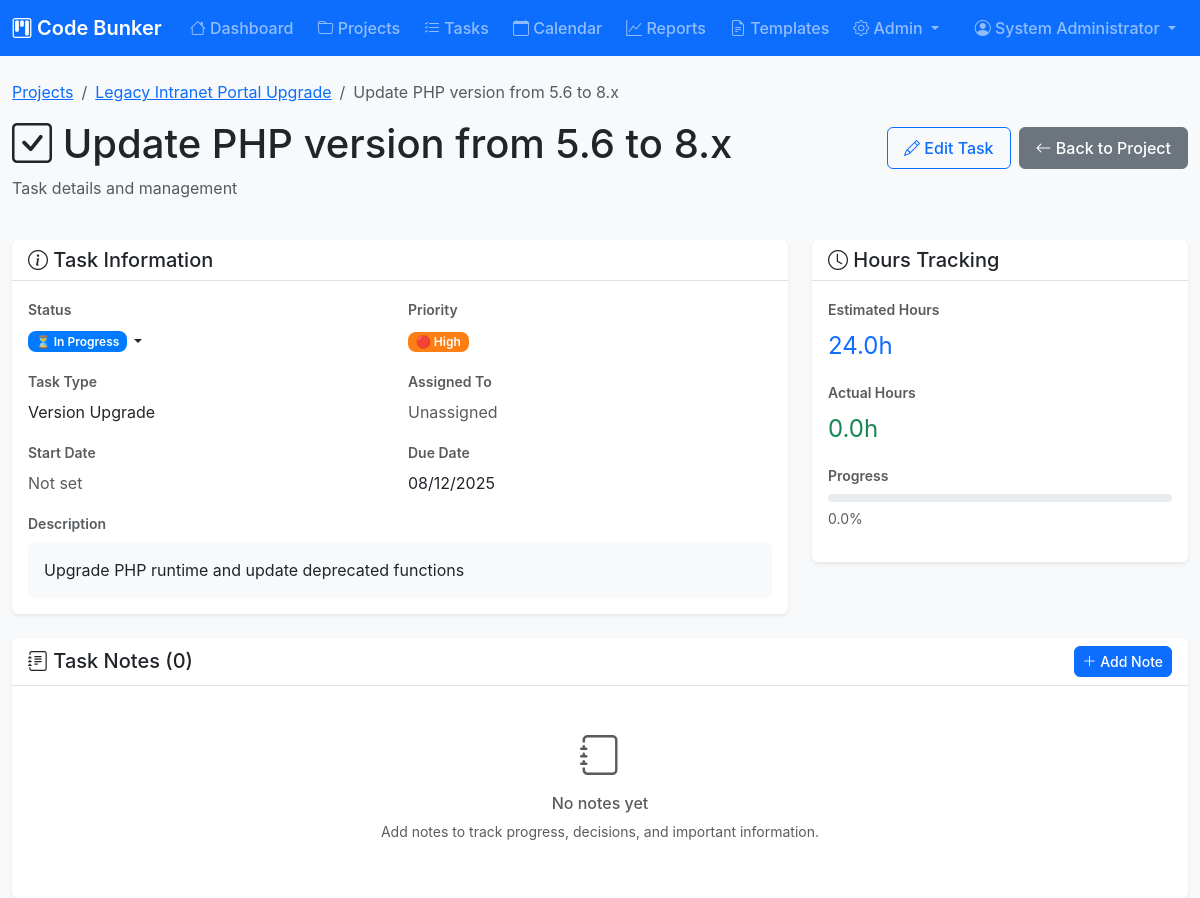
/pages/task_view.php?id=1 (signed in), run on the app's committed database.
### tables this page shows
CREATE TABLE projects (
    id INT AUTO_INCREMENT PRIMARY KEY,
    name VARCHAR(255) NOT NULL,
    description TEXT,
    category VARCHAR(100) DEFAULT 'Development Project',
    priority ENUM('critical', 'high', 'medium', 'low') DEFAULT 'medium',
    status ENUM('planning', 'in_progress', 'testing', 'completed', 'on_hold') DEFAULT 'planning',
    current_version VARCHAR(50),
    target_version VARCHAR(50),
    start_date DATE,
    due_date DATE,
    completion_date DATE NULL,
    estimated_hours DECIMAL(6,2) DEFAULT 0,
    actual_hours DECIMAL(6,2) DEFAULT 0,
    budget DECIMAL(10,2),
    created_by INT NOT NULL,
    assigned_to INT,
    created_at TIMESTAMP DEFAULT CURRENT_TIMESTAMP,
    updated_at TIMESTAMP DEFAULT CURRENT_TIMESTAMP ON UPDATE CURRENT_TIMESTAMP,
    FOREIGN KEY (created_by) REFERENCES users(id) ON DELETE RESTRICT,
    FOREIGN KEY (assigned_to) REFERENCES users(id) ON DELETE SET NULL,
    INDEX idx_status (status),
    INDEX idx_priority (priority),
    INDEX idx_due_date (due_date),
    INDEX idx_category (category)
);

CREATE TABLE tasks (
    id INT AUTO_INCREMENT PRIMARY KEY,
    project_id INT NOT NULL,
    phase_id INT,
    title VARCHAR(255) NOT NULL,
    description TEXT,
    task_type VARCHAR(100) DEFAULT 'General',
    priority ENUM('critical', 'high', 'medium', 'low') DEFAULT 'medium',
    status ENUM('pending', 'in_progress', 'completed', 'blocked', 'cancelled') DEFAULT 'pending',
    assigned_to INT,
    depends_on_task_id INT NULL,
    estimated_hours DECIMAL(5,2) DEFAULT 0,
    actual_hours DECIMAL(5,2) DEFAULT 0,
    start_date DATE,
    due_date DATE,
    completed_at TIMESTAMP NULL,
    created_at TIMESTAMP DEFAULT CURRENT_TIMESTAMP,
    updated_at TIMESTAMP DEFAULT CURRENT_TIMESTAMP ON UPDATE CURRENT_TIMESTAMP,
    FOREIGN KEY (project_id) REFERENCES projects(id) ON DELETE CASCADE,
    FOREIGN KEY (phase_id) REFERENCES project_phases(id) ON DELETE CASCADE,
    FOREIGN KEY (assigned_to) REFERENCES users(id) ON DELETE SET NULL,
    FOREIGN KEY (depends_on_task_id) REFERENCES tasks(id) ON DELETE SET NULL,
    INDEX idx_project_id (project_id),
    INDEX idx_phase_id (phase_id),
    INDEX idx_status (status),
    INDEX idx_assigned_to (assigned_to),
    INDEX idx_due_date (due_date)
);

### includes/functions.php (called while the page is built, shortened)
<?php
require_once dirname(__FILE__) . '/../config/config.php';
function getProject($projectId) {
    $query = "SELECT p.*,
              CONCAT(u1.first_name, ' ', u1.last_name) as created_by_name,
              CONCAT(u2.first_name, ' ', u2.last_name) as assigned_to_name
              FROM projects p
              LEFT JOIN users u1 ON p.created_by = u1.id
              LEFT JOIN users u2 ON p.assigned_to = u2.id
              WHERE p.id = ?";
    return executeQuerySingle($query, [$projectId]);
}
function getTask($taskId) {
    $query = "SELECT t.*, p.name as project_name,
              CONCAT(u.first_name, ' ', u.last_name) as assigned_to_name
              FROM tasks t
              JOIN projects p ON t.project_id = p.id
              LEFT JOIN users u ON t.assigned_to = u.id
              WHERE t.id = ?";
    return executeQuerySingle($query, [$taskId]);
}
function getNotes($projectId, $taskId = null) {
    $query = "SELECT n.*, CONCAT(u.first_name, ' ', u.last_name) as user_name,
              u.username
              FROM notes n
              JOIN users u ON n.user_id = u.id
              WHERE n.project_id = ?";
    $params = [$projectId];
    if ($taskId) {
        $query .= " AND n.task_id = ?";
        $params[] = $taskId;
    } else {
        $query .= " AND n.task_id IS NULL";
    }
    $query .= " ORDER BY n.created_at DESC";
    return executeQuery($query, $params) ?: [];
}
?>

### config/database.php (called while the page is built, shortened)
<?php
class Database {
    private $host = 'localhost';
    private $db_name = 'web_app_tracker';
    private $username = 'root';
    private $password = '';
    private $charset = 'utf8mb4';
    private $port = 3306;
    public $conn;
    public function getConnection() {
        $this->conn = null;
        try {
            $dsn = "mysql:host=" . $this->host .
                   ";port=" . $this->port .
                   ";dbname=" . $this->db_name .
                   ";charset=" . $this->charset;
            $options = [
                PDO::ATTR_ERRMODE => PDO::ERRMODE_EXCEPTION,
                PDO::ATTR_DEFAULT_FETCH_MODE => PDO::FETCH_ASSOC,
                PDO::ATTR_EMULATE_PREPARES => false,
                PDO::MYSQL_ATTR_INIT_COMMAND => "SET NAMES utf8mb4"
            ];
            $this->conn = new PDO($dsn, $this->username, $this->password, $options);
        } catch(PDOException $e) {
            error_log("Database Connection Error: " . $e->getMessage());
            if (defined('DEBUG_MODE') && DEBUG_MODE) {
                echo "Connection Error: " . $e->getMessage();
            } else {
                echo "Database connection failed. Please try again later.";
            }
        }
        return $this->conn;
    }
    public function executeQuery($query, $params = []) {
        try {
            $stmt = $this->conn->prepare($query);
            $stmt->execute($params);
            return $stmt;
        } catch(PDOException $e) {
            error_log("Query Execution Error: " . $e->getMessage());
            return false;
        }
    }
}
function getDatabase() {
    static $database = null;
    if ($database === null) {
        $database = new Database();
    }
    return $database;
}
function executeQuery($query, $params = []) {
    $database = getDatabase();
    $stmt = $database->executeQuery($query, $params);
    if ($stmt !== false) {
        return $stmt->fetchAll(PDO::FETCH_ASSOC);
    }
    return false;
}
function executeQuerySingle($query, $params = []) {
    $database = getDatabase();
    $stmt = $database->executeQuery($query, $params);
    if ($stmt !== false) {
        return $stmt->fetch(PDO::FETCH_ASSOC);
    }
    return false;
}
?>

### pages/task_view.php (the view, shortened to what this page needs)
<?php
require_once dirname(__FILE__) . '/../includes/header.php';
$taskId = intval($_GET['id'] ?? 0);
$task = getTask($taskId);
$project = getProject($task['project_id']);
$notes = getNotes($task['project_id'], $taskId);
?>
<div class="d-flex justify-content-between align-items-center mb-4">
    <div>
        <nav aria-label="breadcrumb">
            <ol class="breadcrumb">
                <li class="breadcrumb-item"><a href="projects.php">Projects</a></li>
                <li class="breadcrumb-item"><a href="project_view.php?id=<?= $task['project_id'] ?>"><?= htmlspecialchars($project['name']) ?></a></li>
                <li class="breadcrumb-item active"><?= htmlspecialchars($task['title']) ?></li>
            </ol>
        </nav>
        <h1><i class="bi bi-check-square"></i> <?= htmlspecialchars($task['title']) ?></h1>
        <p class="text-muted">Task details and management</p>
    </div>
    <div class="d-flex gap-2">
        <button type="button" class="btn btn-outline-primary" data-bs-toggle="modal" data-bs-target="#editTaskModal">
            <i class="bi bi-pencil"></i> Edit Task
        </button>
        <a href="project_view.php?id=<?= $task['project_id'] ?>" class="btn btn-secondary">
            <i class="bi bi-arrow-left"></i> Back to Project
        </a>
    </div>
</div>
<div class="row g-4 mb-4">
    <div class="col-md-8">
        <div class="card">
            <div class="card-header">
                <h5 class="mb-0"><i class="bi bi-info-circle"></i> Task Information</h5>
            </div>
            <div class="card-body">
                <div class="row g-3">
                    <div class="col-md-6">
                        <label class="form-label text-muted small">Status</label>
                        <div>
                            <button type="button" class="btn btn-sm dropdown-toggle border-0 p-0"
                                    data-bs-toggle="dropdown"
                                    data-bs-container="body"
                                    data-bs-boundary="clippingParents"
                                    data-bs-placement="bottom-start"
                                    style="background: none;">
                                <?= getStatusBadge($task['status'], 'task') ?>
                            </button>
                        </div>
                    </div>
                    <div class="col-md-6">
                        <label class="form-label text-muted small">Priority</label>
                        <div><?= getPriorityBadge($task['priority']) ?></div>
                    </div>
                    <div class="col-md-6">
                        <label class="form-label text-muted small">Task Type</label>
                        <div><?= htmlspecialchars($task['task_type']) ?></div>
                    </div>
                    <div class="col-md-6">
                        <label class="form-label text-muted small">Assigned To</label>
                        <div><?= $task['assigned_to_name'] ?: '<span class="text-muted">Unassigned</span>' ?></div>
                    </div>
                    <div class="col-md-6">
                        <label class="form-label text-muted small">Start Date</label>
                        <div><?= $task['start_date'] ? formatDate($task['start_date']) : '<span class="text-muted">Not set</span>' ?></div>
                    </div>
                    <div class="col-md-6">
                        <label class="form-label text-muted small">Due Date</label>
                        <div>
                            <?php if ($task['due_date']): ?>
                                <?= formatDate($task['due_date']) ?>
                            <?php else: ?>
                                <span class="text-muted">Not set</span>
                            <?php endif; ?>
                        </div>
                    </div>
                    <div class="col-12">
                        <label class="form-label text-muted small">Description</label>
                        <div class="p-3 bg-light rounded">
                            <?= $task['description'] ? nl2br(htmlspecialchars($task['description'])) : '<em class="text-muted">No description provided</em>' ?>
                        </div>
                    </div>
                </div>
            </div>
        </div>
    </div>
    <div class="col-md-4">
        <div class="card">
            <div class="card-header">
                <h5 class="mb-0"><i class="bi bi-clock"></i> Hours Tracking</h5>
            </div>
            <div class="card-body">
                <div class="mb-3">
                    <label class="form-label text-muted small">Estimated Hours</label>
                    <div class="fs-4 text-primary"><?= number_format($task['estimated_hours'], 1) ?>h</div>
                </div>
                <div class="mb-3">
                    <label class="form-label text-muted small">Actual Hours</label>
                    <div class="fs-4 <?= floatval($task['actual_hours']) > floatval($task['estimated_hours']) && floatval($task['estimated_hours']) > 0 ? 'text-danger' : 'text-success' ?>">
                        <?= number_format($task['actual_hours'], 1) ?>h
                    </div>
                </div>
                <?php if (floatval($task['estimated_hours']) > 0): ?>
                <div class="mb-3">
                    <label class="form-label text-muted small">Progress</label>
                    <?php
                    $hoursProgress = min(100, (floatval($task['actual_hours']) / floatval($task['estimated_hours'])) * 100);
                    $isOverBudget = floatval($task['actual_hours']) > floatval($task['estimated_hours']);
                    ?>
                    <div class="progress mb-1" style="height: 8px;">
                    </div>
                    <small class="<?= $isOverBudget ? 'text-danger' : 'text-muted' ?>">
                        <?= number_format($hoursProgress, 1) ?>%
                    </small>
                </div>
                <?php endif; ?>
            </div>
        </div>
    </div>
</div>
<div class="card">
    <div class="card-header d-flex justify-content-between align-items-center">
        <h5 class="mb-0"><i class="bi bi-journal-text"></i> Task Notes (<?= count($notes) ?>)</h5>
        <button type="button" class="btn btn-sm btn-primary" data-bs-toggle="modal" data-bs-target="#noteModal">
            <i class="bi bi-plus-lg"></i> Add Note
        </button>
    </div>
    <div class="card-body">
        <?php if (empty($notes)): ?>
        <div class="text-center py-4">
            <i class="bi bi-journal fs-1 text-muted"></i>
            <h6 class="text-muted mt-2">No notes yet</h6>
            <p class="text-muted small">Add notes to track progress, decisions, and important information.</p>
        </div>
        <?php endif; ?>
    </div>
</div>
<?php require_once dirname(__FILE__) . '/../includes/footer.php'; ?>

### config/config.php (shortened to what this page needs)
<?php
function formatDate($date, $format = DISPLAY_DATE_FORMAT) {
    try {
        $dateObj = new DateTime($date);
        return $dateObj->format($format);
    } catch (Exception $e) {
        return $date;
    }
}
function getStatusBadge($status, $type = 'project') {
    $statusLabels = ($type === 'task') ? TASK_STATUS : PROJECT_STATUS;
    $label = isset($statusLabels[$status]) ? $statusLabels[$status] : ucfirst($status);
    $color = isset(STATUS_COLORS[$status]) ? STATUS_COLORS[$status] : '#6c757d';
    $icon = '';
    switch($status) {
        case 'completed': $icon = '✓ '; break;
        case 'in_progress': $icon = '⏳ '; break;
        case 'blocked': $icon = '🚫 '; break;
    }
    return '<span class="badge badge-' . $status . '" style="background-color: ' . $color . '" aria-label="Status: ' . $label . '">' . $icon . $label . '</span>';
}
function getPriorityBadge($priority) {
    $label = isset(PRIORITY_LEVELS[$priority]) ? PRIORITY_LEVELS[$priority] : ucfirst($priority);
    $color = isset(PRIORITY_COLORS[$priority]) ? PRIORITY_COLORS[$priority] : '#6c757d';
    $icon = '';
    switch($priority) {
        case 'high': $icon = '🔴 '; break;
    }
    return '<span class="badge badge-' . $priority . '" style="background-color: ' . $color . '" aria-label="Priority: ' . $label . '">' . $icon . $label . '</span>';
}
require_once CONFIG_PATH . '/database.php';
?>

### assets/css/style.css (style rules this page uses)
:root { --primary-color: #0d6efd; --secondary-color: #6c757d; --success-color: #198754; --danger-color: #dc3545; --warning-color: #ffc107; --info-color: #0dcaf0; --light-color: #f8f9fa; --dark-color: #212529; --border-radius: 0.375rem; --box-shadow: 0 0.125rem 0.25rem rgba(0, 0, 0, 0.075); }
body { background-color: #f8f9fa; font-family: -apple-system, BlinkMacSystemFont, 'Segoe UI', Roboto, 'Helvetica Neue', Arial, sans-serif; }
.card { border: none; box-shadow: var(--box-shadow); transition: box-shadow 0.15s ease-in-out; }
.card-header { background-color: transparent; border-bottom: 1px solid #dee2e6; font-weight: 600; }
.badge { font-size: 0.75rem; font-weight: 600; padding: 0.35em 0.65em; border-radius: 0.5rem; }
.badge-high { background-color: #fd7e14; }
.progress { height: 0.75rem; background-color: #e9ecef; }
.form-label { font-weight: 600; margin-bottom: 0.5rem; }
.btn { font-weight: 500; border-radius: var(--border-radius); padding: 0.5rem 1rem; transition: all 0.15s ease-in-out; }
.btn-primary { background-color: var(--primary-color); border-color: var(--primary-color); }
.btn-sm { padding: 0.25rem 0.5rem; font-size: 0.875rem; }

### includes/header.php (style rules this page uses)
body { margin:0;font-family:-apple-system,BlinkMacSystemFont,'Segoe UI',Roboto,'Helvetica Neue',Arial,sans-serif;background-color:#f8f9fa }

### data on the page
projects: name "Legacy Intranet Portal Upgrade"
tasks: title "Update PHP version from 5.6 to 8.x", status "⏳", status "In Progress", priority "🔴", priority "High", task_type "Version Upgrade", due_date "08/12/2025", description "Upgrade PHP runtime and update deprecated functions", estimated_hours "24.0", actual_hours "0.0", hoursProgress "0.0"

### other printed values
APP_NAME "Code Bunker"
$currentUser['first_name'] . ' ' . $currentUser['last_name'] "System Administrator"
count($notes) "0"
